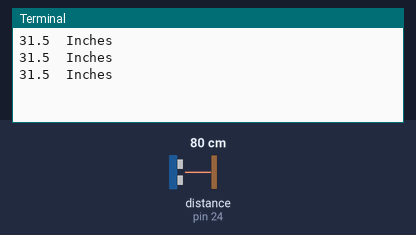
Simulated run of this program. Board: Raspberry Pi (header pin numbers). Parts: the last lines printed to the terminal. The inputs (shaded band) are chosen by the test bench; at power-on: distance to the obstacle (sensor on pin 24) 80 cm. The echo pulse lasts 58.3 µs per cm; the clock reads 2024-03-15 10:24:30 at power-on unless the program sets it.

Above: at 1.2 s.
1.3 s: distance to the obstacle (sensor on pin 24) set to 2 cm
At 1.9 s:
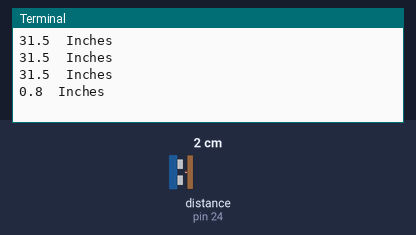
2.8 s: distance to the obstacle (sensor on pin 24) set to 4 cm
At 3.4 s:
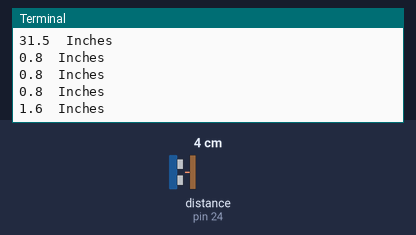
Timing chart, 0 to 5.8 s (numbered marks = the images above; inputs shaded):
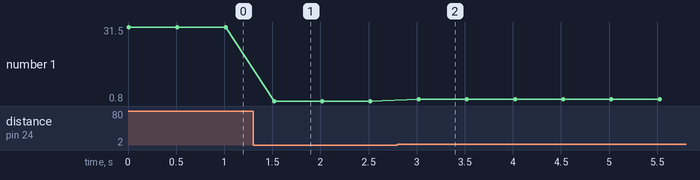

The program:

lesson21_ultrasonic_sensor.py
```python
from time import sleep, time
from _App import App
from _Core import OutputPin, InputPin

def main():
    fps = 0.5
    trigger = OutputPin(23)
    echo = InputPin(24)

    while True:
        trigger.value = 0
        sleep(0.000002)
        trigger.value = 1
        sleep(0.00001)
        trigger.value = 0
        while echo.value == 0:
            pass
        start_time = time()
        while echo.value == 1:
            pass
        stop_time = time()
        ping_travel_time = stop_time - start_time
        total_distance = 767 * ping_travel_time * 5280 * 12 / 3600
        target_distance = total_distance / 2
        print(round(target_distance, 1), ' Inches')

        sleep(fps)

app = App()
app.main = lambda: main()
app.run()
```

_App.py
```python
from enum import Enum
from types import LambdaType
import RPi.GPIO as GPIO

class PinType(Enum):
    BCM = GPIO.BCM
    BOARD = GPIO.BOARD

class App(object):
    def __init__(self, type: PinType = PinType.BCM):
        self.__type = type
        self.__main = None
        super().__init__()
        GPIO.setmode(type.value)

    def __del__(self):
        self.close()

    @property
    def type(self) -> PinType:
        return self.__type

    @property
    def main(self) -> LambdaType:
        return self.__main

    @main.setter
    def main(self, newValue: LambdaType):
        if self.__type is not None:
            self.__main = newValue

    def run(self):
        try:
            if self.__main is not None:
                self.__main()
        except KeyboardInterrupt:
            print(' Interrupted')
        self.close()

    def close(self):
        self.__main = None
        if self.__type is not None:
            self.__type = None
            GPIO.cleanup()
            print("Done!")
```

_Core.py
```python
from enum import Enum
import RPi.GPIO as GPIO

class PinIO(Enum):
    INPUT = GPIO.IN
    OUTPUT = GPIO.OUT

class PinResistor(Enum):
    NONE = 1
    PULL_UP = 2
    PULL_DOWN = 3
    PULL_UP_EXTERNAL = 4
    PULL_DOWN_EXTERNAL = 5

class Pin(object):
    def __init__(self, pin: int, io: PinIO, resistor: PinResistor = PinResistor.NONE):
        self.__pin = pin
        self.__io = io
        self.__resistor = resistor
        super().__init__()
        if resistor == PinResistor.PULL_DOWN:
            GPIO.setup(pin, io.value, pull_up_down=GPIO.PUD_DOWN)
        elif resistor == PinResistor.PULL_UP:
            GPIO.setup(pin, io.value, pull_up_down=GPIO.PUD_UP)
        else:
            GPIO.setup(pin, io.value)

    def __del__(self):
        if self.__pin is not None:
            self.close()

    @property
    def pin(self) -> int:
        return self.__pin

    @property
    def io(self) -> PinIO:
        return self.__io

    @property
    def resistor(self) -> PinResistor:
        return self.__resistor

    @property
    def is_closed(self) -> bool:
        return self.__pin is None

    def close(self):
        self.__pin = None
        self.__io = None
        self.__resistor = None

    def _setIO(self, newValue: PinIO):
        if not self.is_closed and self.__io != newValue:
            self.__io = newValue
            if self.__resistor == PinResistor.PULL_DOWN:
                GPIO.setup(self.__pin, newValue.value, pull_up_down=GPIO.PUD_DOWN)
            elif self.__resistor == PinResistor.PULL_UP:
                GPIO.setup(self.__pin, newValue.value, pull_up_down=GPIO.PUD_UP)
            else:
                GPIO.setup(self.__pin, newValue.value)

    def _setResistor(self, newValue: PinResistor):
        if not self.is_closed and self.__resistor != newValue:
            self.__resistor = newValue

    def _read(self):
        if not self.is_closed and self.__io == PinIO.INPUT:
            return GPIO.input(self.__pin)
        else:
            return None

    def _write(self, newValue):
        if not self.is_closed and self.__io == PinIO.OUTPUT:
            GPIO.output(self.__pin, newValue)

class OutputPin(Pin):
    def __init__(self, pin, resistor: PinResistor = PinResistor.NONE):
        super().__init__(pin, io=PinIO.OUTPUT, resistor=resistor)

    @property
    def value(self):
        return None

    @value.setter
    def value(self, newValue):
        self._write(newValue)

class InputPin(Pin):
    def __init__(self, pin, resistor: PinResistor = PinResistor.NONE):
        super().__init__(pin, io=PinIO.INPUT, resistor=resistor)

    @property
    def value(self):
        return self._read()

class InputOutputPin(Pin):
    def __init__(self, pin, io: PinIO = PinIO.OUTPUT, resistor: PinResistor = PinResistor.NONE):
        super().__init__(pin, io=io, resistor=resistor)

    @property
    def value(self):
        return self._read()

    @value.setter
    def value(self, newValue):
        self._write(newValue)

    @property
    def io(self) -> PinIO:
        return super().io

    @io.setter
    def io(self, newValue: PinIO):
        self._setIO(newValue)
```

Measured:
- after the input at 1.3 s, the terminal: prints a new line after 0.22 s (image 1)
- after the input at 2.8 s, the terminal: prints a new line after 0.22 s (image 2)
- plotted number 1: 31.5 → 0.8 after the input at 1.3 s, 0.8 → 1.6 after the input at 2.8 s
